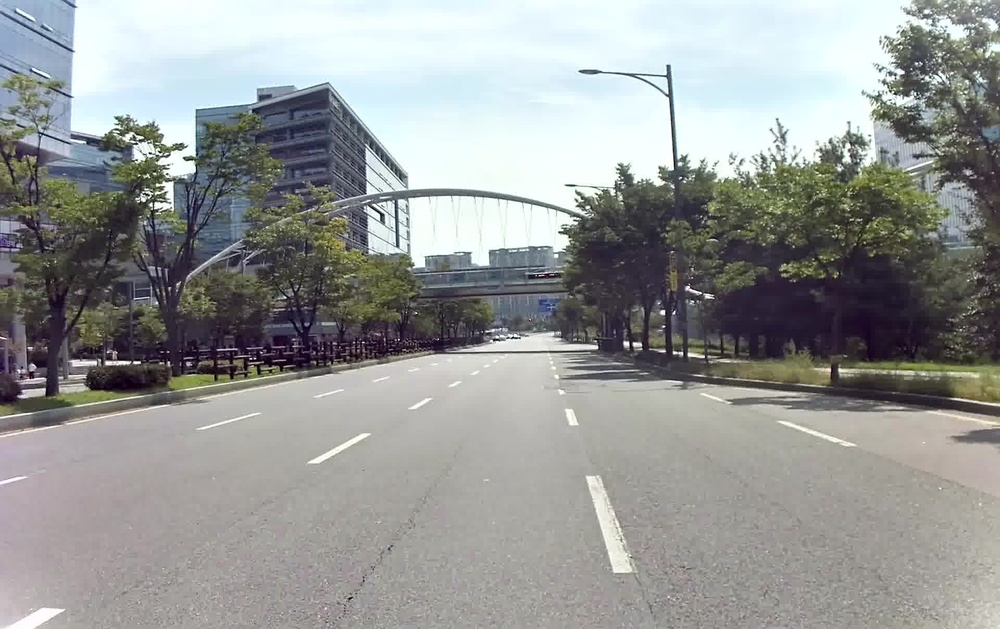
#> input picture 数字图像处理/week11-练习-图像的分割/code/pic/0764.jpg, 1000 x 629 px, shrunk from 1920 x 1208 before the run
$ jupyter execute '练习-车道线检测.ipynb'
#> lines starting #> are read from the running program, lines starting #| are printed output that depends on the picture; after the words box and inside, x2 and y2 are one past the last pixel; in counts of white or black regions, pixels touching at a corner belong together
# 项目练习：车道线检测

在自动驾驶中，让汽车保持在车道线内是非常重要的。车道线检测是自动驾驶和智能交通系统中的一个基础任务，用于识别车辆当前行驶的车道。本次项目使用传统计算机视觉方法（基于 OpenCV）实现简单的车道线检测。主要用到的是库有：openCV,numpy, matplotlib。主要包括下面这么几个步骤：
- 1. 图像加载；
- 2. 图像预处理：图片灰度化，高斯滤波；
- 3. Canny边缘检测；
- 4. 感兴趣区域检测；
- 5. 霍夫直线检测；
- 6. 绘制车道线；
- 7. 图片和视频测试（略）；
- 8. 可视化界面pyqt5（略）

# 0.导入库

[cell 1]
import cv2 as cv              # OpenCV计算机视觉库
import numpy as np            # NumPy数值计算库
import matplotlib.pyplot as plt  # Matplotlib绑图库

[cell 2]
def show(img):
    """自定义显示函数：自动判断灰度图或彩色图并正确显示"""
    if img.ndim == 2:  # 灰度图
        plt.imshow(img, cmap='gray')
    else:  # 彩色图，BGR转RGB
        img = cv.cvtColor(img, cv.COLOR_BGR2RGB)
        plt.imshow(img)
    plt.show()

# 1. 图像加载

[cell 3]
img = cv.imread('pic/0764.jpg')  # 读取车道场景图片
#> img is the input picture: shape (629, 1000, 3); mean B, G, R 151.1, 152.4, 150.1
show(img)

# 2. 图像预处理：图片灰度化，高斯滤波

[cell 4]
# 在下划线的区域内"_____"填充代码

# 在下划线的区域内"_____"填充代码

# 图片灰度化：将BGR三通道图像转为单通道灰度图，简化后续处理
gray = cv.cvtColor(img, cv.COLOR_BGR2GRAY)
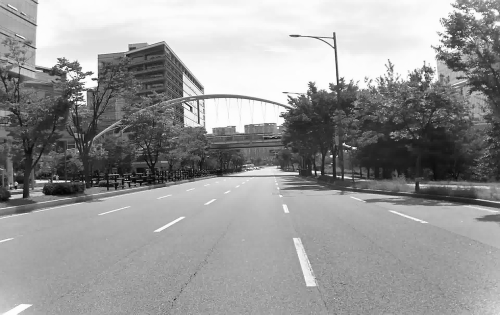
#> gray: shape (629, 1000) (shown at 1/2 size); min 0, max 255, mean 151.6
# 高斯滤波：(5,5)为卷积核大小，sigma=0时由核大小自动计算，去除噪声平滑图像
blurred = cv.GaussianBlur(gray, (5, 5), 0)

# 3. 边缘检测

常用的边缘提取算法有Canny算法和Sobel算法.根据实际要处理的图像来选择算法.

[cell 5]
# Canny边缘检测：双阈值50和150，检测图像中的边缘（车道线的轮廓）
edges_canny = cv.Canny(blurred, 50, 150)
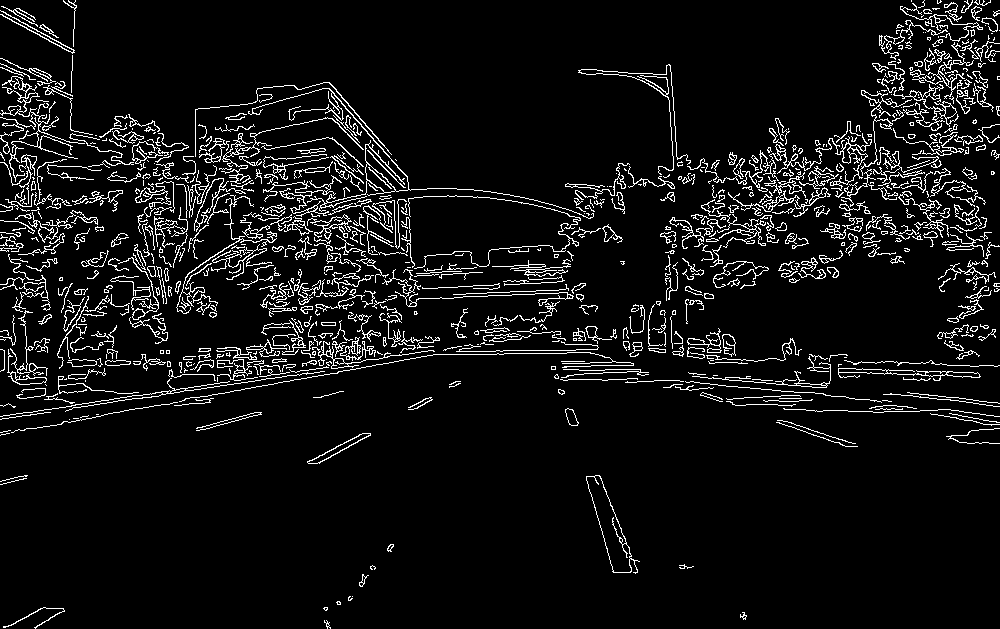
#> edges_canny: shape (629, 1000); 7% white in thin lines or dots
show(edges_canny)

# 4. 感兴趣区域检测

边缘提取完成后，需要检测的车道线被凸显出来了。为了实现汽车所在车道的车道线检测，我们需要将感兴趣的区域（Region of Interest）提取出来。提取感兴趣区域最简单的方式就是“截取”。即截取车道的部分，抛弃背景的部分。

[cell 6]
def region_of_interest(img, vertices):
    # 定义一个和输入图像同样大小的全黑图像mask，这个mask也称掩膜
    # 掩膜的介绍，可参考：https://www.cnblogs.com/skyfsm/p/6894685.html
    # fillPoly函数可参考：https://blog.csdn.net/m0_63070489/article/details/146923535
    mask = np.zeros_like(img)

    #根据输入图像的通道数，忽略的像素点是多通道的白色，还是单通道的白色
    if len(img.shape) > 2:
        channel_count = img.shape[2]  # i.e. 3 or 4 depending on your image
        ignore_mask_color = (255,) * channel_count
    else:
        ignore_mask_color = 255

    #[vertices]中的点组成了多边形，将在多边形内的mask像素点保留，
    cv.fillPoly(mask, [vertices], ignore_mask_color)

    #与mask做"与"操作，即仅留下多边形部分的图像
    masked_image = cv.bitwise_and(img, mask)

    return masked_image

[cell 7]
# 3. 截取矩形ROI区域

# 获取图像的尺寸信息
rows, cols = edges_canny.shape[:2]  # 获取图像高度和宽度

# 定义矩形区域的顶点坐标（梯形区域，模拟车道视角）
# 这个梯形区域覆盖了图像下半部分，对应车辆前方的车道区域
vertices = np.array([
    [int(0.2 * cols), int(0.6 * rows)],
    [int(0.8 * cols), int(0.6 * rows)],
    [int(0.8 * cols), rows],
    [int(0.2 * cols), rows]
], dtype=np.int32)

# 调用region_of_interest函数提取ROI区域
roi_image_rectangle = region_of_interest(edges_canny, vertices)
#> in region_of_interest, `cv.fillPoly(mask, [vertices], ignore_mask_color)`:
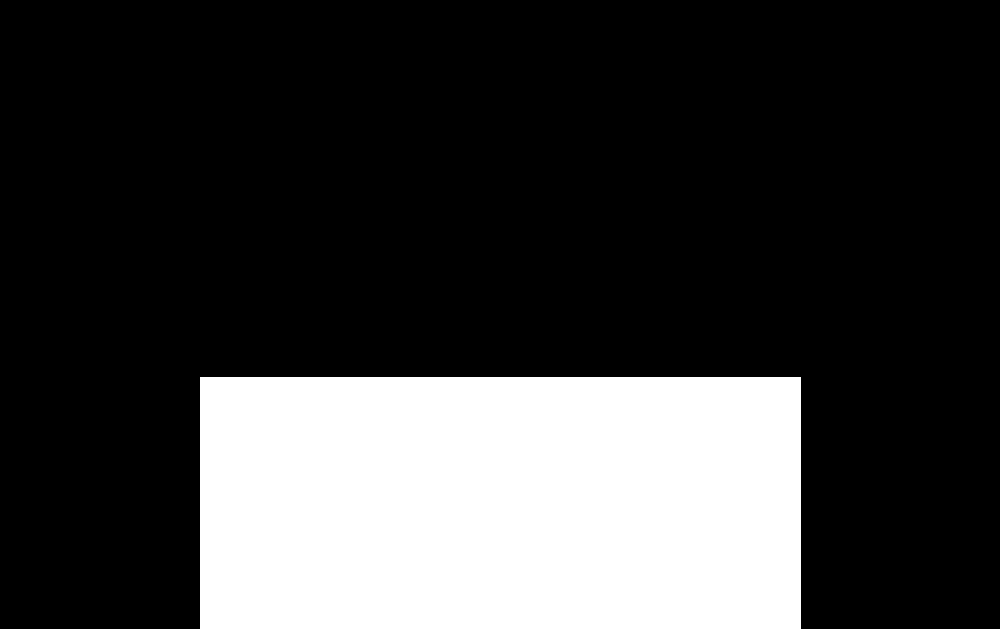
#> mask: shape (629, 1000); 24.1% white; 1 white region, box (x1, y1, x2, y2) and area: (200, 377, 801, 629) 151452

# 显示ROI区域边缘检测结果
show(roi_image_rectangle)

# 5. 霍夫直线检测

[cell 8]
# 形态学膨胀操作：用5x5的全1核膨胀一次，加粗边缘线段使其更连续
kernel = np.ones((5,5), np.uint8)  # 5x5的全1结构元素
roi_dilated = cv.dilate(roi_image_rectangle, kernel, iterations=1)  # 膨胀1次
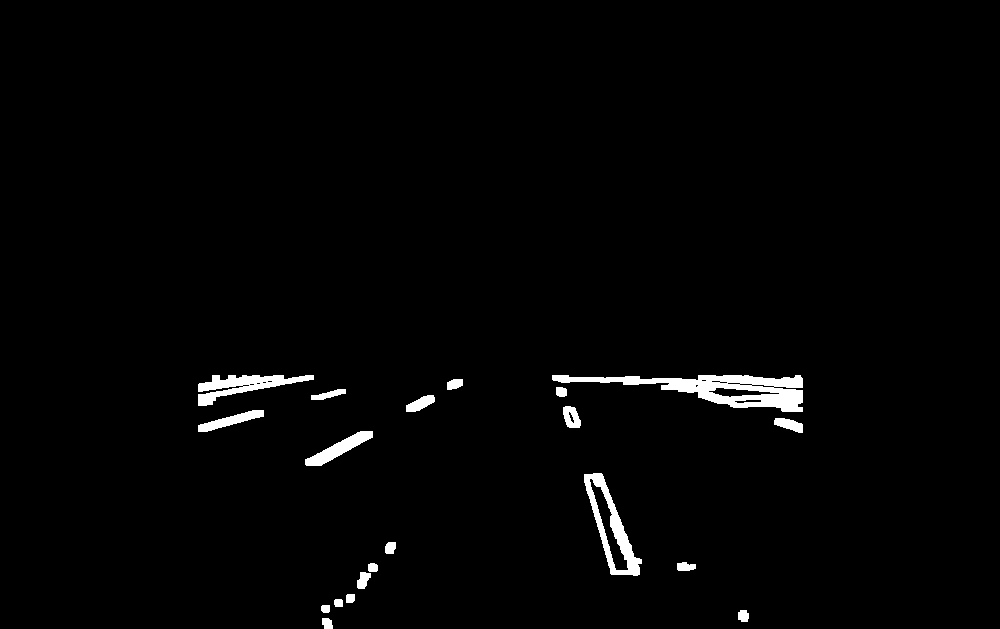
#> roi_dilated: shape (629, 1000); 1.7% white; 20 white regions, largest, box (x1, y1, x2, y2) and area: (552, 375, 803, 412) 3841, (584, 473, 642, 576) 1786, (198, 375, 314, 406) 1511

[cell 9]
# HoughLinesP：概率霍夫直线检测，直接返回线段端点坐标
lines = cv.HoughLinesP(
    roi_image_rectangle,  # ROI区域的边缘图
    rho=1,                # 距离分辨率1像素
    theta=np.pi/180,      # 角度分辨率1度
    threshold=20,         # 最小投票数
    minLineLength=30,     # 最短线段长度30像素
    maxLineGap=50         # 允许的最大断裂间隙50像素
)
#> lines = 37 rows, first 6: [563, 380, 800, 380], [560, 379, 637, 379], [202, 426, 259, 412], [599, 475, 637, 570], [708, 378, 798, 378], [202, 396, 311, 377]

# 在黑色背景上绘制检测到的直线，便于可视化
line_image = np.zeros_like(roi_image_rectangle)  # 创建与ROI同尺寸的黑色图像
if lines is not None:
    for line in lines:
        x1, y1, x2, y2 = line[0]
        cv.line(line_image, (x1, y1), (x2, y2), 255, 2)  # 绘制白色直线，线宽2
#> this loop made 37 passes
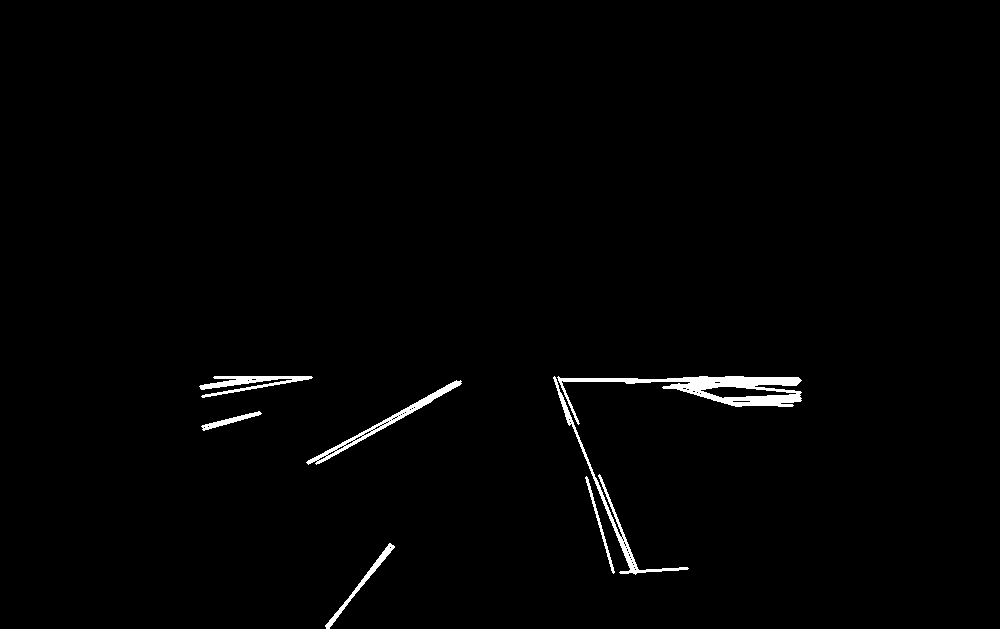
#> line_image: shape (629, 1000); 1.2% white; 7 white regions, largest, box (x1, y1, x2, y2) and area: (557, 376, 802, 425) 3025, (553, 376, 689, 575) 1237, (306, 380, 462, 465) 1123

show(line_image)

# 6. 绘制车道线

[cell 10]
# 将检测到的车道线绘制在原始彩色图像上
lane_image = np.copy(img)  # 复制原图，不修改原始图像

if lines is not None:
    for line in lines:
        x1, y1, x2, y2 = line[0]
        cv.line(lane_image, (x1, y1), (x2, y2), (0, 255, 0), 5)  # 绘制绿色线段，线宽5
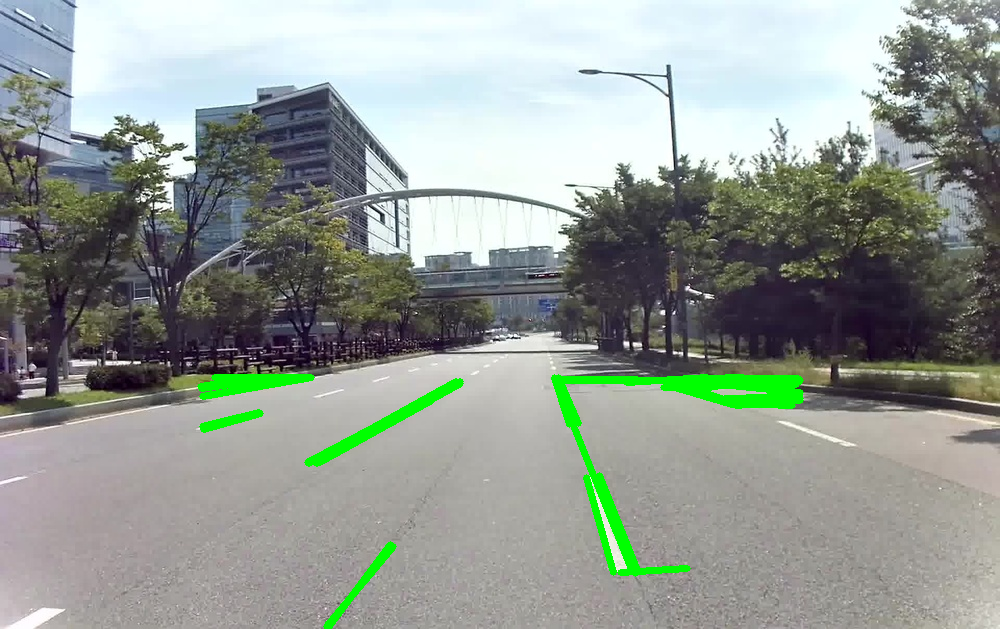
#> lane_image: shape (629, 1000, 3); 2.13% of pixels changed, all inside (x1, y1, x2, y2) = (197, 374, 804, 629)

show(lane_image)  # 显示叠加了车道线的原始图像

$ run again, with 数字图像处理/week11-练习-图像的分割/code/pic/0876.jpg copied over 数字图像处理/week11-练习-图像的分割/code/pic/0764.jpg
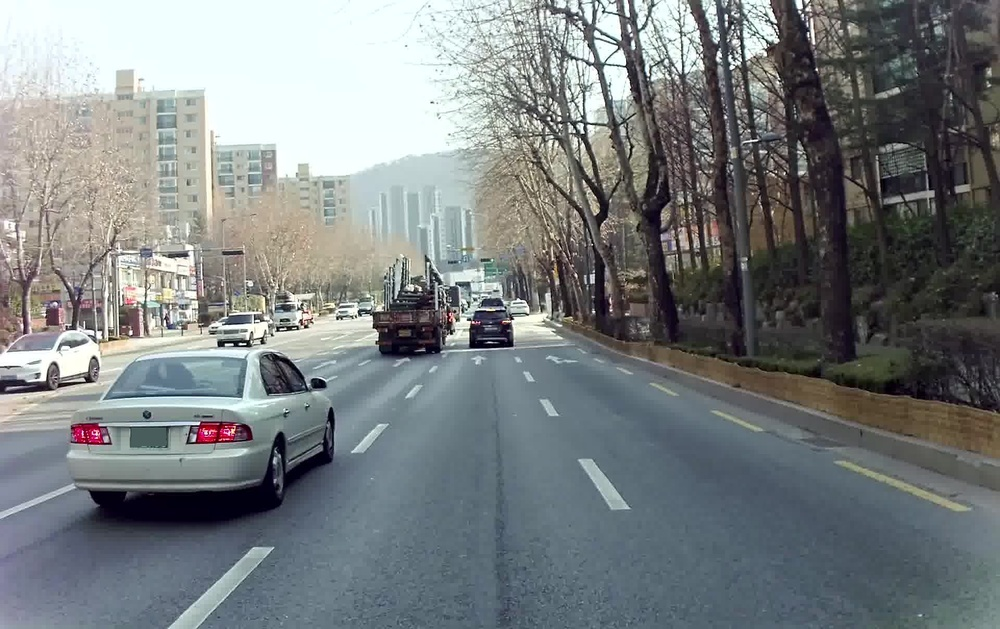
#> input picture 数字图像处理/week11-练习-图像的分割/code/pic/0876.jpg, 1000 x 629 px, shrunk from 1920 x 1208 before the run
#> img is the input picture: shape (629, 1000, 3); mean B, G, R 128.4, 127.3, 122
#> edges_canny: shape (629, 1000); 8.5% white in thin lines or dots
#> mask: shape (629, 1000); 24.1% white; 1 white region, box (x1, y1, x2, y2) and area: (200, 377, 801, 629) 151452
#> masked_image: shape (629, 1000); 0.55% white in thin lines or dots, all inside (x1, y1, x2, y2) = (200, 377, 801, 625)
#> roi_dilated: shape (629, 1000); 2.6% white; 11 white regions, largest, box (x1, y1, x2, y2) and area: (198, 375, 339, 527) 10173, (198, 544, 276, 627) 1398, (690, 375, 803, 413) 1107
#> lines = 69 rows, first 6: [692, 377, 800, 410], [200, 624, 273, 548], [351, 450, 420, 384], [214, 583, 255, 546], [533, 380, 628, 506], [726, 384, 800, 406]
#> the loop `for line in lines:` made 69 passes
#> after the loop `for line in lines:`:
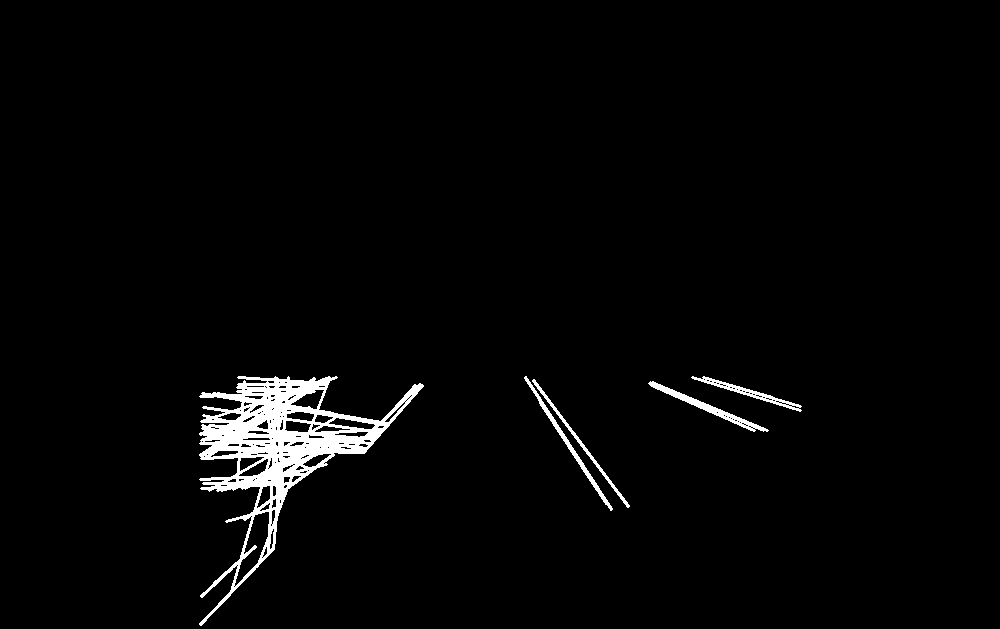
#> line_image: shape (629, 1000); 2.4% white; 5 white regions, box (x1, y1, x2, y2) and area: (199, 376, 424, 626) 12644, (648, 381, 769, 432) 819, (524, 376, 613, 511) 661, (691, 376, 802, 412) 630, (532, 379, 630, 508) 524
#> after the loop `for line in lines:`:
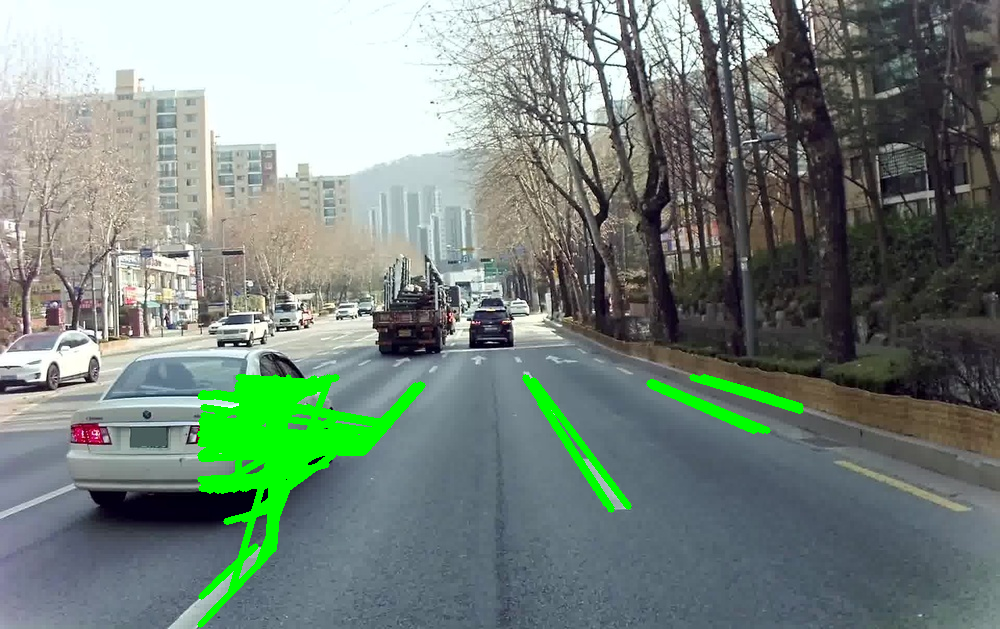
#> lane_image: shape (629, 1000, 3); 3.73% of pixels changed, all inside (x1, y1, x2, y2) = (197, 374, 804, 628)
